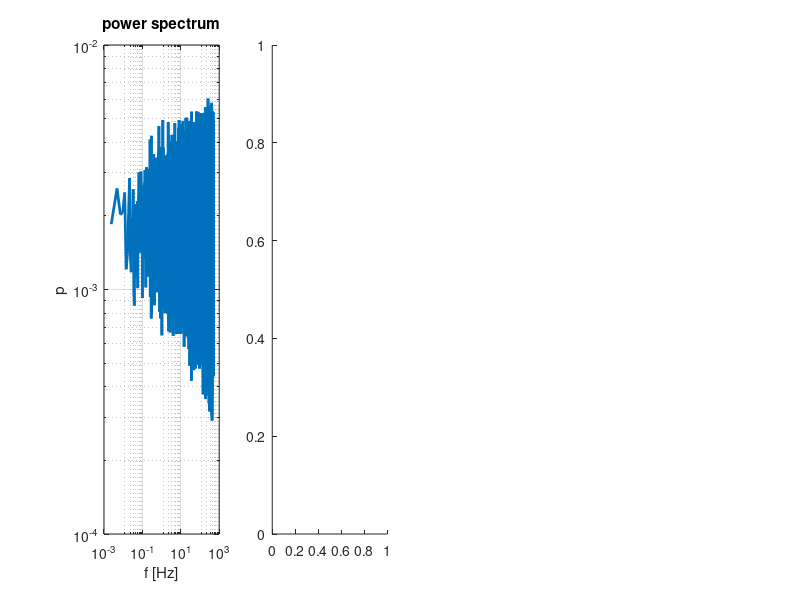

Write MATLAB code to recreate this figure. (Note: this script raises an error after producing the figure.)
function DFAmoreExamples(n,duration,numOfTrials,fs)
% Some more examples illustrating DFA vis-a-vis DFA + model selection...
%
% Ton & Daffertshofer, Model selection for identifying power-law scaling
% Neuroimage 136:215-26, 2016, doi:10.1016/j.neuroimage.2016.01.008
%
% See also FluctuationAnalysis, psdfgn
%
%                                               (c) marlow 2016/7
%                                     latest update March 5, 2017
%
% This file is released under the terms of the GNU General Public License,
% version 3. See http://www.gnu.org/licenses/gpl.html

if nargin<4 || isempty(fs), fs=1000; end             % def. fs = 1 kHz
if nargin<3 || isempty(fs), numOfTrials=10; end      % def. # trials = 10
if nargin<2 || isempty(duration), duration=7*60; end % def. duration = 7 min
if nargin<1 || isempty(n), n=1:4; end                % run all examples

numOfSamples=duration*fs;

for i=n
        
    rng('shuffle'); % randomizing the random generator

    %% first generate a random signal and plot its power spectrum
    switch i

        case 1 % Gaussian white noise over the entire range
            
            Q=0.25;
            s=sprintf('Gaussian white noise (strength %g) from %g until %gs',Q,0,duration);
            y=sqrt(Q/fs)*randn(numOfTrials,numOfSamples)';

        case 2 % fractional Gaussian noise over the entire range

            H=0.9;
            
            s=sprintf('single fGn process with H=%g from %g until %gs',H,0,duration);
            y=psdfgn(numOfSamples,numOfTrials,H,0,fs);
            % as an alternative for psdfgn(...) you may use:
            % y=fftfgn(1,H,numOfTrials,numOfSamples,numOfSamples,1)';

        case 3 % two-partite correlations (short and long range)
               %
               % related reading;
               %
               % Collins & De Luca
               % Random walking during quiet standing
               % Phys. Rev. Lett. 73(5):764, 1994
               %
               % Newell, K et al. 
               % Stochastic processes in postural center-of-pressure profiles
               % Exp. Brain. Res. 113:158, 1997

            H=[0.7,0.05];
            bp=[0,1]; 
            
            bp=min(bp,duration); % breakpoints should be smaller than 1/2 of the total duration
            
            s=sprintf('two fGn processes with H=%g from %g to %gs followed by H=%g until %gs',H(1),bp(1),bp(2),H(2),duration);
            y=psdfgn(numOfSamples,numOfTrials,H,bp,fs);
            
        case 4 % fractional Gaussian noise over the entire range with confounding, additive oscillations
               %
               % related reading:
               %
               % Hu, Ivanov, Chen, Carpena, & Stanley
               % Effect of trends on detrended fluctuation analysis
               % Phys. Rev. E 64, 011114, 2001
               %
               % Chen, Ivanov, Hu, & Stanley
               % Effect of nonstationarities on detrended fluctuation analysis
               % Phys. Rev. E 65, 041107, 2002
               %
               % Chen, Hu, Carpena, Bernaola-Galvan, Stanley, & Ivanov
               % Effect of nonlinear filters on detrended fluctuation analysis
               % Phys. Rev. E 71, 011104, 2005

            H=0.7;
            w=1/0.3; % estimate of the CoG natural frequency
            
            s=sprintf('single fGn process with H=%g from %g until %gs + %g Hz oscillations',H,0,duration,w);
            y=psdfgn(numOfSamples,numOfTrials,H,0,fs);
            t=repmat((0:numOfSamples-1)'/fs,1,numOfTrials);
            y=y+5*sin(2*pi*w*t+2*pi*repmat(rand(1,numOfTrials),numOfSamples,1)); % the phases of the additive oscillations are randomized over trials

    end
    
    fprintf('\nExample %d: %s\n',i,s);
    
    figure(i);
    set(gcf,'Name',s,'Position',[50*i,300-50*i,1024,256]);
    
    %% plot 'plain' power spectrum
    subplot(1,4,1);
    pspectrum(y,fs); % this is just for plotting the power spectrum
    title('power spectrum')

    %% convert fGn into fBm (or Gaussian noise into Brownian motion if H=0.5
    y=cumsum(y);

    %% define the total range of analysis
    maxNumOfSegments=400; % use values >= 1000 if you have sufficiently
                          % many data and a fast computer
    fullrange=[10/1000,duration/4]; % 10 ms until 1/4 of the recording time
    interval2evaluate=[fullrange,maxNumOfSegments];
    
    %% conventional SDA over the entire range - this suits example 1
    subplot(1,4,2);
    % define the fitting range
    interval2fit=interval2evaluate;
    % run the analysis (including text & graphics report)
    fluctuationAnalysis(y,interval2evaluate,interval2fit,'SDA','verbose','graphics','fs',fs);
    title('SDA over full range'); set(gca,'xlim',fullrange); drawnow;

    %% DFA including (Bayesian) parametric model selection - this hardly suits any example
    subplot(1,4,3);
    % define the fitting range
    interval2fit=interval2evaluate;
    % run the analysis (including text & graphics report)
    fluctuationAnalysis(y,interval2evaluate,interval2fit,'DFA-','verbose','graphics','fs',fs);
    title('DFA- over full range'); set(gca,'xlim',fullrange); drawnow;

    %% DFA including (Bayesian) non-parametric model selection - this suits all examples
    subplot(1,4,4);
    % define the fitting range
    interval2fit=interval2evaluate;
    % run the analysis (including text & graphics report)
    fluctuationAnalysis(y,interval2evaluate,interval2fit,'DFA+','verbose','graphics','fs',fs);
    title('DFA+ over full range'); set(gca,'xlim',fullrange); drawnow;

end

%% helper function for plotting the fft-based power spectrum
function [p,f]=pspectrum(y,fs)
% estimate the 'plain' power specturm using fft
N=size(y,1);
p=abs(fft(y/N)).^2;
nfft=size(y,1);
if rem(nfft,2) % nfft odd
    select = (1:(nfft+1)/2)';
else
    select = (1:nfft/2+1)'; % include DC AND Nyquist
end
% select the first half...
p=p(select,:);
f=(select-1)/(numel(select)-1)*(fs/2);

for k=1:size(p,2) % normalize every power spectrum
    p(:,k)=p(:,k)/trapz(f,p(:,k));
end
% compute the mean over trials
p=mean(p,2,'omitnan');

if nargout==0
    
    loglog(f,mean(p,2),'linewidth',2);

    xmin=floor(log10(min(f(f>0))));
    xmax=ceil(log10(max(f)));
    set(gca,'xlim',10.^[xmin,xmax],'xtick',10.^(xmin:1+((xmax-xmin)>5):xmax));

    grid on;
    if fs~=1, xlabel('f [Hz]'); else, xlabel('1/n'); end
    ylabel('p');

end

